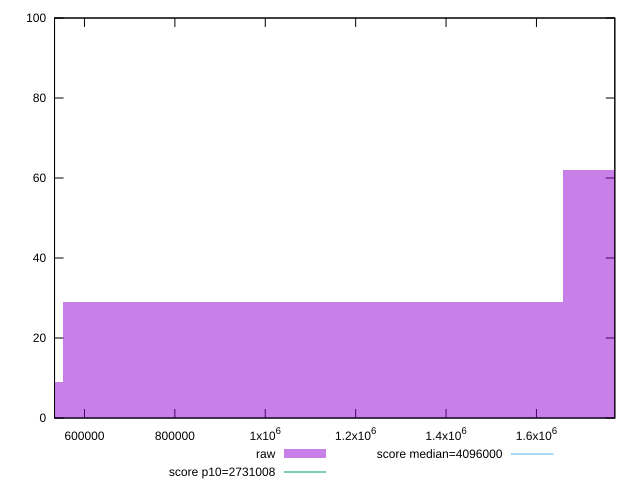

This figure's gnuplot source:
reset

$raw <<EOF
2212920.3857078445 62
1106460.1928539223 29
0 9
EOF

set key outside below
set boxwidth 1106460.1928539223
set xrange [533779:1773396]
set yrange [0:100]
set trange [0:100]
set style fill transparent solid 0.5 noborder

set parametric
set terminal svg size 640, 490 enhanced background rgb 'white'
set output "reports/report_00028_2021-02-24T12-49-42.674Z/total-byte-weight/samples/agenda/raw/histogram.svg"

plot $raw title "raw" with boxes, \
     2731008,t title "score p10=2731008", \
     4096000,t title "score median=4096000"

reset
